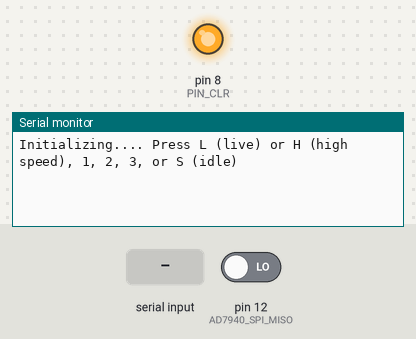
Recording of a sketch running on a simulated Teensy 4. On the bench: output pins drawn as LEDs (lit = HIGH), the last lines printed to the serial monitor. The inputs (shaded band) are chosen by the test bench; at power-on: pin 12 (AD7940_SPI_MISO) LOW. Pins used as bus, display or sensor lines are not drawn.

Above: at 1.3 s.
1.4 s: "L" received over Serial
At 1.89 s:
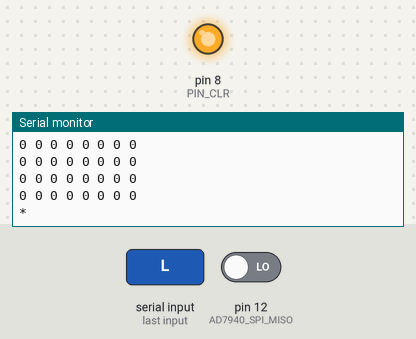
3.2 s: "H" received over Serial
At 4.0 s:
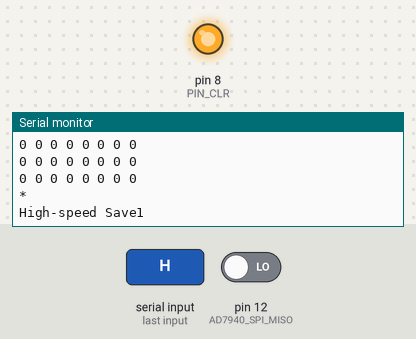

The sketch:

Example1_BasicReadings.ino
```cpp
/*
 This basic example shows how to interface with the Magnetic Imaging Tile V3
 with a Chipkit MAX32, with data displayed via the serial port.
 Simple serial commands allow viewing the data in a serial console, or
 sending the data to a program on a host system (such as the accompanying
 Processing example) for display.

 The code primarily uses the internal ADC of the Chipkit MAX32, but
 (slow) code is also provided for using the AD7940 on the tile as
 well.  The speed of the ADC and I/O clocking is essentially the
 limiting factor in framerate, and this should be kept in mind
 when porting to other platforms (e.g. the Arduino Uno).

 The Chipkit MAX32 provides ~128K of RAM, which is enough for a
 short framebuffer (up to about 500 frames) when recording
 high-speed data.

 This code was written in MPIDE 0023-windows-20140316 .
*/

//Define where to pipe serial print statements
//#define terminal Serial //Use with Uno and Chipkit
#define terminal SerialUSB //Use with SAMD21

#define CS_INACTIVE  1
#define CS_ACTIVE    0

//Hardware connections
const byte PIN_ANALOG = A1;

//On Arduino Unos and Red Boards this is the SPI pinout
const byte PIN_CLR = 8;
const byte PIN_CLK = 9;
const byte AD7940_SPI_MISO = 12;
const byte AD7940_SPI_CS = 10;
const byte AD7940_SPI_CLK = 13;

// Frames
#if defined(__AVR_ATmega328P__) || defined(__AVR_ATmega168__)

//We have very limited RAM
#define MAX_BASE_FRAMES  2

#else

//Platforms like SAMD21, ChipKit, and Teensy have far more RAM
//#define MAX_BASE_FRAMES  500
//#define MAX_BASE_FRAMES  250
#define MAX_BASE_FRAMES  100
//#define _8BIT

#endif

#ifdef _8BIT
#define MAX_FRAMES      MAX_BASE_FRAMES*2
uint8_t frames[MAX_FRAMES][64];
#else
#define MAX_FRAMES      MAX_BASE_FRAMES
uint16_t frames[MAX_FRAMES][64];
#endif

// Frame variables
// Magnetic tile reading
int pixelOrder[] = {26, 27, 18, 19, 10, 11, 2, 3, 1, 0, 9, 8, 17, 16, 25, 24};
int subtileOrder[] = {0, 2, 1, 3};
int subtileOffset[] = {0, 4, 32, 36};
uint16_t frame[64];

int numFrames = 0;
int curFrame = 0;

#define MODE_IDLE          0
#define MODE_LIVE          1
#define MODE_HIGHSPEED1    2
#define MODE_HIGHSPEED2    3
#define MODE_HIGHSPEED3    4
#define MODE_HIGHSPEED4    5
#define MODE_PIXEL         6

int curMode = MODE_IDLE;

/*
   Analog Read
*/
int readMagnetometer() {
  //return 0;
  //return analogRead(PIN_ANALOG);
  //return readInternalADC();
  return readAD7940();
  //return read_ad7940();
}

// Take one measurement form the internal ADC
int readInternalADC() {
  int numSamples = 2;
  float sum = 0.0f;
  for (int i = 0; i < numSamples; i++) {
    int sensorValue = analogRead(PIN_ANALOG);
    sum += sensorValue;
  }
  sum /= numSamples;

  //return sensorValue;
  return int(floor(sum));
}


// Take one measurement from an external AD7940 14-bit ADC (SPI)
uint16_t readAD7940() {
  uint16_t value = 0;
  //uint16_t delay_time = 2;

  // Idle
  digitalWrite(AD7940_SPI_CS, HIGH);
  digitalWrite(AD7940_SPI_CLK, HIGH);

  // Enable
  digitalWrite(AD7940_SPI_CS, LOW);

  // Read 16 bits
  for (int i = 0; i < 16; i++) {
    char bit = digitalRead(AD7940_SPI_MISO);
    digitalWrite(AD7940_SPI_CLK, LOW);
    //    delayMicroseconds(delay_time);

    value = value << 1;
    value = value + (bit & 0x01);
    digitalWrite(AD7940_SPI_CLK, HIGH);
    //    delayMicroseconds(delay_time);
  }
  // Disable
  digitalWrite(AD7940_SPI_CS, HIGH);
  //  delayMicroseconds(delay_time);

  return value;
}

/*
   Magnetic Sensors
*/
void clearCounter() {
  digitalWrite(PIN_CLR, 0);
  //delay(10);
  digitalWrite(PIN_CLR, 1);
  //delay(10);
}

void incrementCounter() {
  digitalWrite(PIN_CLK, 1);
  //delay(1);
  digitalWrite(PIN_CLK, 0);
  //delay(1);
}

/*
   Capture one frame from imaging array
*/
void readTileFrame() {

  clearCounter();
  incrementCounter();

  for (int curSubtileIdx = 0; curSubtileIdx < 4; curSubtileIdx++) {
    for (int curIdx = 0; curIdx < 16; curIdx++) {
      // Read value
      int value = readMagnetometer();

      //terminal.println(value);
      //delay(10);

      // Store value in correct frame location
      int frameOffset = pixelOrder[curIdx] + subtileOffset[subtileOrder[curSubtileIdx]];
      //terminal.println(frameOffset);
      //delay(25);
      frame[frameOffset] = value;

      // Increment to next pixel
      incrementCounter();
    }
  }
}

// Display current frame on serial console
void displayCurrentFrame() {
  // Display frame
  //  terminal.println ("\nCurrent Frame");
  int idx = 0;
  for (int i = 0; i < 8; i++) {
    for (int j = 0; j < 8; j++) {
      terminal.print( frame[idx] );
      terminal.print( " " );
      idx += 1;
    }
    terminal.println("");
  }
  terminal.println("*");
}

// Record MAX_FRAMES, as fast as possible
void recordHighSpeedFrames(int frameDelayTime) {
  long startTime = millis();

  for (int curFrame = 0; curFrame < MAX_FRAMES; curFrame++) {
    // Read one frame
    readTileFrame();

    // Store frame
#ifdef _8BIT
    for (int a = 0; a < 64; a++) {
      frames[curFrame][a] = frame[a] >> 2;
    }
#else
    for (int a = 0; a < 64; a++) {
      frames[curFrame][a] = frame[a];
    }
#endif

    if (frameDelayTime > 0) {
      delay(frameDelayTime);
    }
  }

  long endTime = millis();
  terminal.print("Framerate: ");
  terminal.println((float)MAX_FRAMES / ((float)(endTime - startTime) / 1000.0f));
}

// Playback the high speed frames stored
void playbackHighSpeedFrames() {

  for (int curFrame = 0; curFrame < MAX_FRAMES; curFrame++) {
    // Display frame
    //    terminal.print ("\nFrame ");
    //    terminal.println (curFrame);

    int idx = 0;
    for (int i = 0; i < 8; i++) {
      for (int j = 0; j < 8; j++) {
        terminal.print( frames[curFrame][idx] );
        terminal.print( " " );
        idx += 1;
      }
      terminal.println("");
    }
    terminal.println("*");
    delay(50);
  }
}

long startTime = 0;

void setup() {
  // Setup pin modes
  pinMode(PIN_CLR, OUTPUT);
  pinMode(PIN_CLK, OUTPUT);

  // AD7940 ADC Pin modes
  pinMode(AD7940_SPI_CS, OUTPUT);
  pinMode(AD7940_SPI_CLK, OUTPUT);
  pinMode(AD7940_SPI_MISO, INPUT);

  // Setup initial states
  incrementCounter();
  clearCounter();

  // initialize serial:
  terminal.begin(115200);
  while(!terminal); //Wait for user to open this terminal. Useful for SAMD21 and boards that use CDC.

  terminal.println ("Initializing.... Press L (live) or H (high speed), 1, 2, 3, or S (idle)");

  clearCounter();
  incrementCounter();
  delay(100);

  startTime = millis();
}

void loop() {

  //Parse serial data (if any)
  if(terminal.available())
  {
    byte incoming = terminal.read();

    if (incoming == 'L') {
      terminal.println("Live");
      curMode = MODE_LIVE;

    } else if (incoming == 'H' || incoming == '1') {
      terminal.println("High-speed Save1");
      curMode = MODE_HIGHSPEED1;

    } else if (incoming == '2') {
      terminal.println("High-speed Save2 (1000hz)");
      curMode = MODE_HIGHSPEED2;

    } else if (incoming == '3') {
      terminal.println("High-speed Save3 (500hz)");
      curMode = MODE_HIGHSPEED3;

    } else if (incoming == '4') {
      terminal.println("High-speed Save4 (250hz)");
      curMode = MODE_HIGHSPEED4;

    } else if (incoming == 'S') {
      terminal.println("Idle");
      curMode = MODE_IDLE;

    } else if (incoming == 'P') {
      terminal.println("Read Pixel 0,0");
      curMode = MODE_PIXEL;
    }
  }

  /*
     Take action based on current mode
  */
  if (curMode == MODE_LIVE) {
    readTileFrame();
    displayCurrentFrame();

  } else if (curMode == MODE_HIGHSPEED1) {
    // Full/maximum speed
    recordHighSpeedFrames(0);
    playbackHighSpeedFrames();
    curMode = MODE_IDLE;

    terminal.println ("Initializing.... Press L (live) or H (high speed), 1, 2, 3, or S (idle)");

  } else if (curMode == MODE_HIGHSPEED2) {
    // ~1000Hz
    recordHighSpeedFrames(1);
    playbackHighSpeedFrames();
    curMode = MODE_IDLE;

    terminal.println ("Initializing.... Press L (live) or H (high speed), 1, 2, 3, or S (idle)");

  } else if (curMode == MODE_HIGHSPEED3) {
    // ~500Hz
    recordHighSpeedFrames(2);
    playbackHighSpeedFrames();
    curMode = MODE_IDLE;

    terminal.println ("Initializing.... Press L (live) or H (high speed), 1, 2, 3, or S (idle)");

  } else if (curMode == MODE_HIGHSPEED4) {
    // ~250Hz
    recordHighSpeedFrames(4);
    playbackHighSpeedFrames();
    curMode = MODE_IDLE;

    terminal.println ("Initializing.... Press L (live) or H (high speed), 1, 2, 3, or S (idle)");

  } else if (curMode == MODE_PIXEL) {
    //Read single pixel. Good for testing.

    curMode = MODE_IDLE;

    terminal.println ("Initializing.... Press L (live) or H (high speed), 1, 2, 3, or S (idle)");
  }

  //delay(10);
}
```

Measured:
- after the input at 1.4 s, the serial monitor: prints a new line at once (image 1)
- after the input at 3.2 s, the serial monitor: prints a new line after 0.05 s (image 2)
